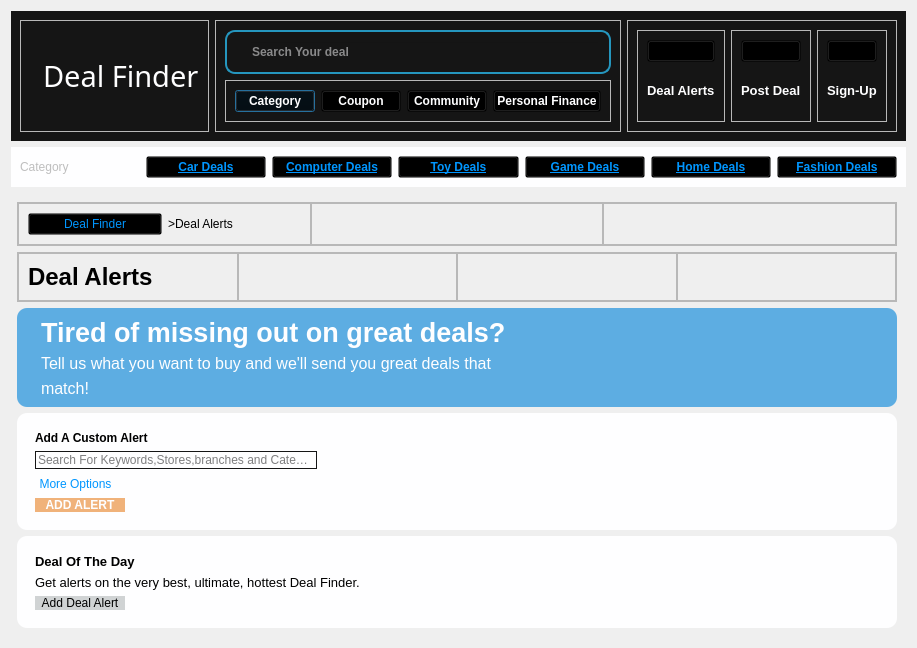
<?xml version="1.0" encoding="UTF-8"?>
<ui version="4.0">
 <class>Dialog</class>
 <widget class="QDialog" name="Dialog">
  <property name="geometry">
   <rect>
    <x>0</x>
    <y>0</y>
    <width>765</width>
    <height>0</height>
   </rect>
  </property>
  <property name="windowTitle">
   <string>Dialog</string>
  </property>
  <property name="styleSheet">
   <string notr="true">#searchframe{
	border-radius:10px;
	border:2px solid#2596be;
}
QLineEdit{
	background:transparent;
}
#widget{
	background-color:#151515;
}
#pushButton,#pushButton_2,#pushButton_3,#pushButton_4{
	color:#fefeff;
	background:transparent;
}
#pushButton_10,#pushButton_9,#pushButton_8,#pushButton_7,#pushButton_6,#pushButton_5{
	color:#0096ff;
	background:transparent;
}
#pushButton_11{
	background:transparent;
}
#label_7,#label_8,#label_9{
	color:#fefeff;
}
#frame_8{
background-color:#5DADE2;
border-radius:10px
}</string>
  </property>
  <layout class="QVBoxLayout" name="verticalLayout">
   <item>
    <widget class="QWidget" name="widget" native="true">
     <layout class="QHBoxLayout" name="horizontalLayout">
      <item>
       <widget class="QFrame" name="frame">
        <property name="frameShape">
         <enum>QFrame::StyledPanel</enum>
        </property>
        <property name="frameShadow">
         <enum>QFrame::Raised</enum>
        </property>
        <layout class="QHBoxLayout" name="horizontalLayout_3">
         <item>
          <widget class="QLabel" name="label_3">
           <property name="maximumSize">
            <size>
             <width>50</width>
             <height>40</height>
            </size>
           </property>
           <property name="text">
            <string/>
           </property>
           <property name="pixmap">
            <pixmap resource="resources.qrc">:/icon/deal-finder-high-resolution-logo.png</pixmap>
           </property>
           <property name="scaledContents">
            <bool>true</bool>
           </property>
          </widget>
         </item>
         <item>
          <widget class="QLabel" name="label_2">
           <property name="font">
            <font>
             <family>Freestyle Script</family>
             <pointsize>22</pointsize>
            </font>
           </property>
           <property name="styleSheet">
            <string notr="true">color:#fefeff;</string>
           </property>
           <property name="text">
            <string>Deal Finder</string>
           </property>
          </widget>
         </item>
        </layout>
       </widget>
      </item>
      <item>
       <widget class="QFrame" name="frame_2">
        <property name="frameShape">
         <enum>QFrame::StyledPanel</enum>
        </property>
        <property name="frameShadow">
         <enum>QFrame::Raised</enum>
        </property>
        <layout class="QVBoxLayout" name="verticalLayout_2">
         <item alignment="Qt::AlignTop">
          <widget class="QFrame" name="searchframe">
           <property name="frameShape">
            <enum>QFrame::StyledPanel</enum>
           </property>
           <property name="frameShadow">
            <enum>QFrame::Raised</enum>
           </property>
           <layout class="QHBoxLayout" name="horizontalLayout_2">
            <item>
             <widget class="QLabel" name="label">
              <property name="text">
               <string/>
              </property>
              <property name="pixmap">
               <pixmap resource="resources.qrc">:/icon/search.svg</pixmap>
              </property>
              <property name="scaledContents">
               <bool>true</bool>
              </property>
             </widget>
            </item>
            <item>
             <widget class="QLineEdit" name="lineEdit">
              <property name="font">
               <font>
                <weight>75</weight>
                <bold>true</bold>
               </font>
              </property>
              <property name="styleSheet">
               <string notr="true">color:#fefeff;</string>
              </property>
              <property name="placeholderText">
               <string>Search Your deal</string>
              </property>
             </widget>
            </item>
           </layout>
          </widget>
         </item>
         <item alignment="Qt::AlignTop">
          <widget class="QFrame" name="frame_5">
           <property name="frameShape">
            <enum>QFrame::StyledPanel</enum>
           </property>
           <property name="frameShadow">
            <enum>QFrame::Raised</enum>
           </property>
           <layout class="QHBoxLayout" name="horizontalLayout_4">
            <item>
             <widget class="QPushButton" name="pushButton">
              <property name="font">
               <font>
                <pointsize>9</pointsize>
                <weight>75</weight>
                <bold>true</bold>
               </font>
              </property>
              <property name="text">
               <string>Category</string>
              </property>
             </widget>
            </item>
            <item>
             <widget class="QPushButton" name="pushButton_2">
              <property name="font">
               <font>
                <pointsize>9</pointsize>
                <weight>75</weight>
                <bold>true</bold>
               </font>
              </property>
              <property name="text">
               <string>Coupon</string>
              </property>
             </widget>
            </item>
            <item>
             <widget class="QPushButton" name="pushButton_3">
              <property name="font">
               <font>
                <pointsize>9</pointsize>
                <weight>75</weight>
                <bold>true</bold>
               </font>
              </property>
              <property name="text">
               <string>Community</string>
              </property>
             </widget>
            </item>
            <item>
             <widget class="QPushButton" name="pushButton_4">
              <property name="font">
               <font>
                <pointsize>9</pointsize>
                <weight>75</weight>
                <bold>true</bold>
               </font>
              </property>
              <property name="text">
               <string>Personal Finance</string>
              </property>
             </widget>
            </item>
           </layout>
          </widget>
         </item>
        </layout>
       </widget>
      </item>
      <item>
       <widget class="QFrame" name="frame_21">
        <property name="styleSheet">
         <string notr="true">color:#fefeff;</string>
        </property>
        <property name="frameShape">
         <enum>QFrame::StyledPanel</enum>
        </property>
        <property name="frameShadow">
         <enum>QFrame::Raised</enum>
        </property>
        <layout class="QHBoxLayout" name="horizontalLayout_12">
         <item>
          <widget class="QFrame" name="frame_23">
           <property name="frameShape">
            <enum>QFrame::StyledPanel</enum>
           </property>
           <property name="frameShadow">
            <enum>QFrame::Raised</enum>
           </property>
           <layout class="QVBoxLayout" name="verticalLayout_7">
            <item>
             <widget class="QPushButton" name="DealAlerts">
              <property name="styleSheet">
               <string notr="true">background:transparent;</string>
              </property>
              <property name="text">
               <string/>
              </property>
              <property name="icon">
               <iconset resource="resources.qrc">
                <normaloff>:/icon/notification-bell-5743.svg</normaloff>:/icon/notification-bell-5743.svg</iconset>
              </property>
              <property name="iconSize">
               <size>
                <width>35</width>
                <height>35</height>
               </size>
              </property>
             </widget>
            </item>
            <item>
             <widget class="QLabel" name="label_14">
              <property name="font">
               <font>
                <pointsize>10</pointsize>
                <weight>75</weight>
                <bold>true</bold>
               </font>
              </property>
              <property name="styleSheet">
               <string notr="true">color:#fefeff;</string>
              </property>
              <property name="text">
               <string>Deal Alerts</string>
              </property>
             </widget>
            </item>
           </layout>
          </widget>
         </item>
         <item>
          <widget class="QFrame" name="frame_3">
           <property name="frameShape">
            <enum>QFrame::StyledPanel</enum>
           </property>
           <property name="frameShadow">
            <enum>QFrame::Raised</enum>
           </property>
           <layout class="QVBoxLayout" name="verticalLayout_8">
            <item>
             <widget class="QPushButton" name="pushButton_14">
              <property name="styleSheet">
               <string notr="true">background:transparent;</string>
              </property>
              <property name="text">
               <string/>
              </property>
              <property name="icon">
               <iconset resource="resources.qrc">
                <normaloff>:/icon/blue-add-button-12024.svg</normaloff>:/icon/blue-add-button-12024.svg</iconset>
              </property>
              <property name="iconSize">
               <size>
                <width>35</width>
                <height>35</height>
               </size>
              </property>
             </widget>
            </item>
            <item>
             <widget class="QLabel" name="label_15">
              <property name="font">
               <font>
                <pointsize>10</pointsize>
                <weight>75</weight>
                <bold>true</bold>
               </font>
              </property>
              <property name="text">
               <string>Post Deal</string>
              </property>
             </widget>
            </item>
           </layout>
          </widget>
         </item>
         <item>
          <widget class="QFrame" name="frame_24">
           <property name="frameShape">
            <enum>QFrame::StyledPanel</enum>
           </property>
           <property name="frameShadow">
            <enum>QFrame::Raised</enum>
           </property>
           <layout class="QVBoxLayout" name="verticalLayout_9">
            <item>
             <widget class="QPushButton" name="pushButton_15">
              <property name="styleSheet">
               <string notr="true">background:transparent;</string>
              </property>
              <property name="text">
               <string/>
              </property>
              <property name="icon">
               <iconset resource="resources.qrc">
                <normaloff>:/icon/orange-person-10776.svg</normaloff>:/icon/orange-person-10776.svg</iconset>
              </property>
              <property name="iconSize">
               <size>
                <width>35</width>
                <height>35</height>
               </size>
              </property>
             </widget>
            </item>
            <item>
             <widget class="QLabel" name="label_16">
              <property name="font">
               <font>
                <pointsize>10</pointsize>
                <weight>75</weight>
                <bold>true</bold>
               </font>
              </property>
              <property name="text">
               <string>Sign-Up</string>
              </property>
             </widget>
            </item>
           </layout>
          </widget>
         </item>
        </layout>
       </widget>
      </item>
     </layout>
    </widget>
   </item>
   <item alignment="Qt::AlignTop">
    <widget class="QWidget" name="widget_2" native="true">
     <property name="styleSheet">
      <string notr="true">background-color:#fefeff;</string>
     </property>
     <layout class="QHBoxLayout" name="horizontalLayout_5">
      <item>
       <widget class="QLabel" name="label_4">
        <property name="enabled">
         <bool>false</bool>
        </property>
        <property name="text">
         <string>Category</string>
        </property>
       </widget>
      </item>
      <item>
       <widget class="QPushButton" name="pushButton_5">
        <property name="font">
         <font>
          <pointsize>9</pointsize>
          <weight>75</weight>
          <bold>true</bold>
          <underline>true</underline>
         </font>
        </property>
        <property name="styleSheet">
         <string notr="true">background:transparent;</string>
        </property>
        <property name="text">
         <string>Car Deals</string>
        </property>
       </widget>
      </item>
      <item>
       <widget class="QPushButton" name="pushButton_6">
        <property name="font">
         <font>
          <pointsize>9</pointsize>
          <weight>75</weight>
          <bold>true</bold>
          <underline>true</underline>
         </font>
        </property>
        <property name="styleSheet">
         <string notr="true">background:transparent;</string>
        </property>
        <property name="text">
         <string>Computer Deals</string>
        </property>
       </widget>
      </item>
      <item>
       <widget class="QPushButton" name="pushButton_7">
        <property name="font">
         <font>
          <pointsize>9</pointsize>
          <weight>75</weight>
          <bold>true</bold>
          <underline>true</underline>
         </font>
        </property>
        <property name="styleSheet">
         <string notr="true">background:transparent;</string>
        </property>
        <property name="text">
         <string>Toy Deals</string>
        </property>
       </widget>
      </item>
      <item>
       <widget class="QPushButton" name="pushButton_8">
        <property name="font">
         <font>
          <pointsize>9</pointsize>
          <weight>75</weight>
          <bold>true</bold>
          <underline>true</underline>
         </font>
        </property>
        <property name="styleSheet">
         <string notr="true">background:transparent;</string>
        </property>
        <property name="text">
         <string>Game Deals</string>
        </property>
       </widget>
      </item>
      <item>
       <widget class="QPushButton" name="pushButton_9">
        <property name="font">
         <font>
          <pointsize>9</pointsize>
          <weight>75</weight>
          <bold>true</bold>
          <underline>true</underline>
         </font>
        </property>
        <property name="styleSheet">
         <string notr="true">background:transparent;</string>
        </property>
        <property name="text">
         <string>Home Deals</string>
        </property>
       </widget>
      </item>
      <item>
       <widget class="QPushButton" name="pushButton_10">
        <property name="font">
         <font>
          <pointsize>9</pointsize>
          <weight>75</weight>
          <bold>true</bold>
          <underline>true</underline>
         </font>
        </property>
        <property name="styleSheet">
         <string notr="true">background:transparent;</string>
        </property>
        <property name="text">
         <string>Fashion Deals</string>
        </property>
       </widget>
      </item>
     </layout>
    </widget>
   </item>
   <item>
    <widget class="QWidget" name="widget_3" native="true">
     <property name="sizePolicy">
      <sizepolicy hsizetype="Preferred" vsizetype="Expanding">
       <horstretch>0</horstretch>
       <verstretch>0</verstretch>
      </sizepolicy>
     </property>
     <layout class="QVBoxLayout" name="verticalLayout_3">
      <property name="leftMargin">
       <number>6</number>
      </property>
      <item alignment="Qt::AlignTop">
       <widget class="QFrame" name="frame_9">
        <property name="frameShape">
         <enum>QFrame::StyledPanel</enum>
        </property>
        <property name="frameShadow">
         <enum>QFrame::Raised</enum>
        </property>
        <layout class="QHBoxLayout" name="horizontalLayout_6">
         <property name="spacing">
          <number>0</number>
         </property>
         <property name="leftMargin">
          <number>0</number>
         </property>
         <property name="topMargin">
          <number>0</number>
         </property>
         <property name="rightMargin">
          <number>0</number>
         </property>
         <property name="bottomMargin">
          <number>0</number>
         </property>
         <item>
          <widget class="QFrame" name="frame_10">
           <property name="frameShape">
            <enum>QFrame::StyledPanel</enum>
           </property>
           <property name="frameShadow">
            <enum>QFrame::Raised</enum>
           </property>
           <layout class="QHBoxLayout" name="horizontalLayout_7">
            <item>
             <widget class="QPushButton" name="pushButton_11">
              <property name="font">
               <font>
                <pointsize>9</pointsize>
               </font>
              </property>
              <property name="styleSheet">
               <string notr="true">
color:#0096ff;</string>
              </property>
              <property name="text">
               <string>Deal Finder</string>
              </property>
             </widget>
            </item>
            <item>
             <widget class="QLabel" name="label_5">
              <property name="font">
               <font>
                <pointsize>9</pointsize>
               </font>
              </property>
              <property name="text">
               <string>&gt;Deal Alerts</string>
              </property>
             </widget>
            </item>
           </layout>
          </widget>
         </item>
         <item>
          <widget class="QFrame" name="frame_11">
           <property name="frameShape">
            <enum>QFrame::StyledPanel</enum>
           </property>
           <property name="frameShadow">
            <enum>QFrame::Raised</enum>
           </property>
          </widget>
         </item>
         <item>
          <widget class="QFrame" name="frame_13">
           <property name="frameShape">
            <enum>QFrame::StyledPanel</enum>
           </property>
           <property name="frameShadow">
            <enum>QFrame::Raised</enum>
           </property>
          </widget>
         </item>
        </layout>
       </widget>
      </item>
      <item alignment="Qt::AlignTop">
       <widget class="QFrame" name="frame_4">
        <property name="frameShape">
         <enum>QFrame::StyledPanel</enum>
        </property>
        <property name="frameShadow">
         <enum>QFrame::Raised</enum>
        </property>
        <layout class="QHBoxLayout" name="horizontalLayout_8">
         <property name="spacing">
          <number>0</number>
         </property>
         <property name="leftMargin">
          <number>0</number>
         </property>
         <property name="topMargin">
          <number>0</number>
         </property>
         <property name="rightMargin">
          <number>0</number>
         </property>
         <property name="bottomMargin">
          <number>0</number>
         </property>
         <item>
          <widget class="QFrame" name="frame_12">
           <property name="frameShape">
            <enum>QFrame::StyledPanel</enum>
           </property>
           <property name="frameShadow">
            <enum>QFrame::Raised</enum>
           </property>
           <layout class="QHBoxLayout" name="horizontalLayout_9">
            <item>
             <widget class="QLabel" name="label_6">
              <property name="font">
               <font>
                <pointsize>18</pointsize>
                <weight>75</weight>
                <bold>true</bold>
               </font>
              </property>
              <property name="text">
               <string>Deal Alerts</string>
              </property>
             </widget>
            </item>
           </layout>
          </widget>
         </item>
         <item>
          <widget class="QFrame" name="frame_14">
           <property name="frameShape">
            <enum>QFrame::StyledPanel</enum>
           </property>
           <property name="frameShadow">
            <enum>QFrame::Raised</enum>
           </property>
          </widget>
         </item>
         <item>
          <widget class="QFrame" name="frame_15">
           <property name="frameShape">
            <enum>QFrame::StyledPanel</enum>
           </property>
           <property name="frameShadow">
            <enum>QFrame::Raised</enum>
           </property>
          </widget>
         </item>
         <item>
          <widget class="QFrame" name="frame_16">
           <property name="frameShape">
            <enum>QFrame::StyledPanel</enum>
           </property>
           <property name="frameShadow">
            <enum>QFrame::Raised</enum>
           </property>
          </widget>
         </item>
        </layout>
       </widget>
      </item>
      <item alignment="Qt::AlignTop">
       <widget class="QFrame" name="frame_8">
        <property name="sizePolicy">
         <sizepolicy hsizetype="Preferred" vsizetype="Expanding">
          <horstretch>0</horstretch>
          <verstretch>0</verstretch>
         </sizepolicy>
        </property>
        <property name="minimumSize">
         <size>
          <width>0</width>
          <height>7</height>
         </size>
        </property>
        <property name="maximumSize">
         <size>
          <width>16777215</width>
          <height>500</height>
         </size>
        </property>
        <property name="frameShape">
         <enum>QFrame::StyledPanel</enum>
        </property>
        <property name="frameShadow">
         <enum>QFrame::Raised</enum>
        </property>
        <layout class="QVBoxLayout" name="verticalLayout_4">
         <property name="leftMargin">
          <number>24</number>
         </property>
         <item>
          <widget class="QLabel" name="label_7">
           <property name="font">
            <font>
             <pointsize>20</pointsize>
             <weight>75</weight>
             <bold>true</bold>
            </font>
           </property>
           <property name="text">
            <string>Tired of missing out on great deals?</string>
           </property>
           <property name="alignment">
            <set>Qt::AlignLeading|Qt::AlignLeft|Qt::AlignVCenter</set>
           </property>
          </widget>
         </item>
         <item>
          <widget class="QLabel" name="label_8">
           <property name="font">
            <font>
             <pointsize>12</pointsize>
            </font>
           </property>
           <property name="text">
            <string>Tell us what you want to buy and we'll send you great deals that</string>
           </property>
           <property name="alignment">
            <set>Qt::AlignLeading|Qt::AlignLeft|Qt::AlignVCenter</set>
           </property>
          </widget>
         </item>
         <item>
          <widget class="QLabel" name="label_9">
           <property name="font">
            <font>
             <pointsize>12</pointsize>
            </font>
           </property>
           <property name="text">
            <string>match!</string>
           </property>
           <property name="alignment">
            <set>Qt::AlignLeading|Qt::AlignLeft|Qt::AlignVCenter</set>
           </property>
          </widget>
         </item>
        </layout>
       </widget>
      </item>
      <item>
       <widget class="QFrame" name="frame_7">
        <property name="sizePolicy">
         <sizepolicy hsizetype="Preferred" vsizetype="Expanding">
          <horstretch>0</horstretch>
          <verstretch>0</verstretch>
         </sizepolicy>
        </property>
        <property name="styleSheet">
         <string notr="true">background-color:#fefeff;
border-radius:10px;</string>
        </property>
        <property name="frameShape">
         <enum>QFrame::StyledPanel</enum>
        </property>
        <property name="frameShadow">
         <enum>QFrame::Raised</enum>
        </property>
        <layout class="QHBoxLayout" name="horizontalLayout_10">
         <item>
          <widget class="QFrame" name="frame_17">
           <property name="maximumSize">
            <size>
             <width>300</width>
             <height>16777215</height>
            </size>
           </property>
           <property name="frameShape">
            <enum>QFrame::StyledPanel</enum>
           </property>
           <property name="frameShadow">
            <enum>QFrame::Raised</enum>
           </property>
           <layout class="QVBoxLayout" name="verticalLayout_5">
            <item>
             <widget class="QLabel" name="label_10">
              <property name="maximumSize">
               <size>
                <width>16777215</width>
                <height>35</height>
               </size>
              </property>
              <property name="font">
               <font>
                <pointsize>9</pointsize>
                <weight>75</weight>
                <bold>true</bold>
               </font>
              </property>
              <property name="text">
               <string>Add A Custom Alert</string>
              </property>
             </widget>
            </item>
            <item>
             <widget class="QLineEdit" name="lineEdit_2">
              <property name="maximumSize">
               <size>
                <width>16777215</width>
                <height>25</height>
               </size>
              </property>
              <property name="styleSheet">
               <string notr="true">border:1px solid#151515;</string>
              </property>
              <property name="text">
               <string/>
              </property>
              <property name="placeholderText">
               <string>Search For Keywords,Stores,branches and Categories</string>
              </property>
             </widget>
            </item>
            <item>
             <widget class="QToolButton" name="toolButton">
              <property name="styleSheet">
               <string notr="true">color:#0096ff;
background:transparent;</string>
              </property>
              <property name="text">
               <string>More Options</string>
              </property>
             </widget>
            </item>
            <item>
             <widget class="QPushButton" name="Alertbutton">
              <property name="maximumSize">
               <size>
                <width>90</width>
                <height>35</height>
               </size>
              </property>
              <property name="font">
               <font>
                <weight>75</weight>
                <bold>true</bold>
               </font>
              </property>
              <property name="styleSheet">
               <string notr="true">background-color:#F0B27A;
color:#fefeff;
border-radius:10px;</string>
              </property>
              <property name="text">
               <string>ADD ALERT</string>
              </property>
             </widget>
            </item>
           </layout>
          </widget>
         </item>
         <item>
          <widget class="QFrame" name="frame_18">
           <property name="frameShape">
            <enum>QFrame::StyledPanel</enum>
           </property>
           <property name="frameShadow">
            <enum>QFrame::Raised</enum>
           </property>
          </widget>
         </item>
         <item>
          <widget class="QFrame" name="frame_22">
           <property name="frameShape">
            <enum>QFrame::StyledPanel</enum>
           </property>
           <property name="frameShadow">
            <enum>QFrame::Raised</enum>
           </property>
          </widget>
         </item>
        </layout>
       </widget>
      </item>
      <item>
       <widget class="QFrame" name="frame_6">
        <property name="sizePolicy">
         <sizepolicy hsizetype="Preferred" vsizetype="Expanding">
          <horstretch>0</horstretch>
          <verstretch>0</verstretch>
         </sizepolicy>
        </property>
        <property name="styleSheet">
         <string notr="true">background-color:#fefeff;
border-radius:10px;</string>
        </property>
        <property name="frameShape">
         <enum>QFrame::StyledPanel</enum>
        </property>
        <property name="frameShadow">
         <enum>QFrame::Raised</enum>
        </property>
        <layout class="QHBoxLayout" name="horizontalLayout_11">
         <item>
          <widget class="QFrame" name="frame_19">
           <property name="frameShape">
            <enum>QFrame::StyledPanel</enum>
           </property>
           <property name="frameShadow">
            <enum>QFrame::Raised</enum>
           </property>
           <layout class="QVBoxLayout" name="verticalLayout_6">
            <item>
             <widget class="QLabel" name="label_11">
              <property name="maximumSize">
               <size>
                <width>16777215</width>
                <height>30</height>
               </size>
              </property>
              <property name="font">
               <font>
                <pointsize>10</pointsize>
                <weight>75</weight>
                <bold>true</bold>
               </font>
              </property>
              <property name="text">
               <string>Deal Of The Day</string>
              </property>
             </widget>
            </item>
            <item>
             <widget class="QLabel" name="label_12">
              <property name="maximumSize">
               <size>
                <width>16777215</width>
                <height>30</height>
               </size>
              </property>
              <property name="font">
               <font>
                <pointsize>10</pointsize>
               </font>
              </property>
              <property name="text">
               <string>Get alerts on the very best, ultimate, hottest Deal Finder.</string>
              </property>
             </widget>
            </item>
            <item>
             <widget class="QPushButton" name="pushButton_13">
              <property name="maximumSize">
               <size>
                <width>90</width>
                <height>30</height>
               </size>
              </property>
              <property name="styleSheet">
               <string notr="true">background-color:#D0D3D4 ;
</string>
              </property>
              <property name="text">
               <string>Add Deal Alert</string>
              </property>
             </widget>
            </item>
           </layout>
          </widget>
         </item>
         <item>
          <widget class="QFrame" name="frame_20">
           <property name="frameShape">
            <enum>QFrame::StyledPanel</enum>
           </property>
           <property name="frameShadow">
            <enum>QFrame::Raised</enum>
           </property>
          </widget>
         </item>
        </layout>
       </widget>
      </item>
     </layout>
    </widget>
   </item>
  </layout>
 </widget>
 <resources>
  <include location="resources.qrc"/>
  <include location="resources.qrc"/>
  <include location="../PycharmProjects/pythonDEAL FINDEER/GUIs/resources.qrc"/>
 </resources>
 <connections/>
</ui>
